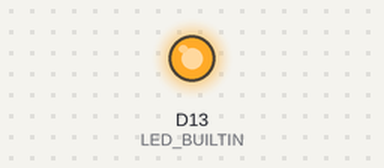
The program below on a simulated STM32 Nucleo. Parts: output pins drawn as LEDs (lit = HIGH).

Above: at 2.5 s.
At 7.5 s:
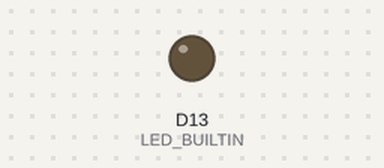
Timing chart, 0 to 13.0 s (numbered marks = the images above):
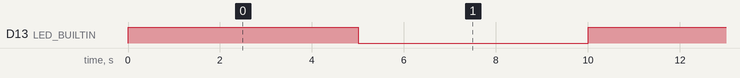

Measured:
- by itself, D13 (LED_BUILTIN): alternates HIGH for 5.0 s and LOW for 5.0 s

The program:

main.cpp
```cpp
// ESDC Embedded Programming Group -- Starter Blinky
//
// Blinks the board's built-in LED. See the top-level README for what to
// do with this file (short version: pick your environment, Build, Upload).

#include <Arduino.h>

// How long the LED stays in each state, in milliseconds.
const unsigned long BLINK_INTERVAL_MS = 5000;

void setup() {
  pinMode(LED_BUILTIN, OUTPUT);
}

void loop() {
  // We TOGGLE the pin (read it, then write the opposite) instead of
  // writing HIGH/LOW directly. Nucleo LEDs are active-high, but the
  // Blue Pill and Black Pill LEDs are active-low -- toggling makes this
  // same code blink correctly on every board, regardless of polarity.
  digitalWrite(LED_BUILTIN, !digitalRead(LED_BUILTIN));
  delay(BLINK_INTERVAL_MS);
}
```
